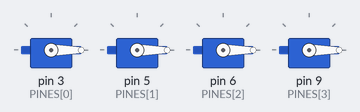
Recording of a sketch running on a simulated Arduino Uno, built with avr-gcc and run on an emulated ATmega328P. Parts: 4 × servo. What the sketch prints to the serial monitor is not drawn.

Above: at 0.05 s.
At 1.4 s:
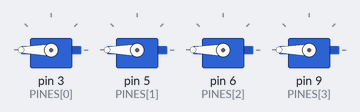
Timing chart, 0 to 3.2 s (numbered marks = the images above):
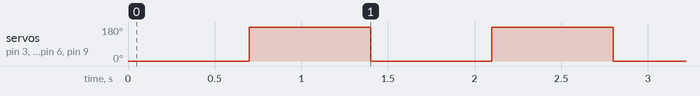

Measured:
- by itself, servo on pin 3 (PINES[0]), servo on pin 5 (PINES[1]), servo on pin 6 (PINES[2]), servo on pin 9 (PINES[3]): alternates 180° for 0.70 s and 0° for 0.70 s

The sketch:

servos_cuatro.ino
```cpp
// Cuatro servos alimentados por el USB se mueven a la vez de un extremo al otro: juntos piden mucha corriente y el
// 5V baja (tarea T3). Medido el 9 oct 2026: con cuatro SG90 la placa NO se reinicia (el 5V llega a 4,30 V moviéndose
// y el modelo da 2,8 V en el arranque, apenas sobre los 2,7 V del reinicio). Con 5 o 6 el simulador predice reinicio.
#include <Servo.h>

Servo servos[4];
const int PINES[4] = {3, 5, 6, 9};

void setup() {
  Serial.begin(9600);
  Serial.println("Inicio");
  for (int i = 0; i < 4; i++) servos[i].attach(PINES[i]);
}

void loop() {
  for (int i = 0; i < 4; i++) servos[i].write(0);
  delay(700);
  for (int i = 0; i < 4; i++) servos[i].write(180);
  delay(700);
}
```
